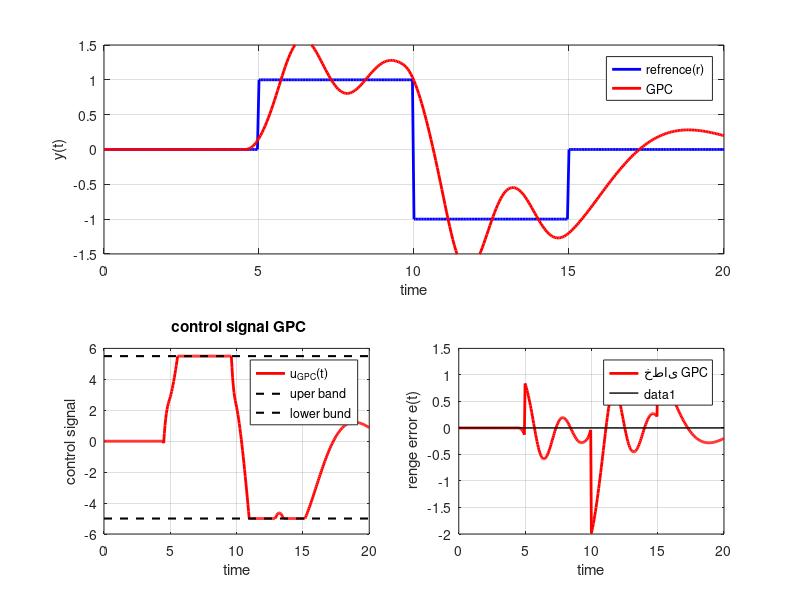

MATLAB code for this plot:
clc; clear; close all;

% =========================================================================
num = 1;
den = [1, 0.7, 5];
G_continuous = tf(num, den);
Ts = 0.05;
G_discrete = c2d(G_continuous, Ts, 'zoh');

% =========================================================================

N1 = 1;  
N2 = 10; 
Nu = 3;
lambda = 0.1;

[A, B, C, D] = ssdata(G_discrete);
n = size(A, 1);

[num_b, den_b] = tfdata(G_discrete, 'v');
B_z = num_b;
A_z = den_b;

A_tilde = conv(A_z, [1, -1]);
A_tilde = A_tilde(2:end);

g = step(G_discrete, (0:N2-1)*Ts);
g = g(2:end); 

G = zeros(N2 - N1 + 1, Nu);
for i = 1:(N2 - N1 + 1)
    for j = 1:Nu
        if i-j+1 > 0 && i-j+1 <= length(g)
            G(i, j) = g(i-j+1);
        end
    end
end

% =========================================================================

t1 = 5; t2 = 10; t3 = 15; t_final = 20;
time = 0:Ts:t_final;
N = length(time);

r = zeros(1, N);
for k = 1:N
    t = time(k);
    if t >= t1 && t < t2
        r(k) = 1;
    elseif t >= t2 && t < t3
        r(k) = -1;
    elseif t >= t3
        r(k) = 0;
    end
end

y_gpc = zeros(N, 1);
u_gpc = zeros(N, 1);
x_state = zeros(n, 1); 
u_prev = 0;
y_prev = 0;

for k = 1:N
    r_future = zeros(N2 - N1 + 1, 1);
    for j = N1:N2
        idx = min(k + j, N);
        r_future(j - N1 + 1) = r(idx);
    end
    
    y_free = 0;
    for j = 1:length(A_tilde)-1
        if k-j > 0
            y_free = y_free - A_tilde(j+1) * y_gpc(k-j);
        end
    end
    for j = 1:length(B_z)
        if k-j > 0
            y_free = y_free + B_z(j) * u_gpc(k-j);
        end
    end

    R = lambda * eye(Nu);
    u_opt = (G' * G + R) \ (G' * (r_future - y_free));
    
    u_gpc(k) = u_opt(1);
    
    u_gpc(k) = max(-5, min(5.5, u_gpc(k)));
    
    x_state = A * x_state + B * u_gpc(k);
    y_gpc(k) = C * x_state + D * u_gpc(k);
end


% =========================================================================

figure('Position', [100, 100, 1400, 900]);

subplot(2,2,[1,2]);
plot(time, r, 'b-', 'LineWidth', 2, 'DisplayName', 'refrence(r)');
hold on;
plot(time, y_gpc, 'r-', 'LineWidth', 2, 'DisplayName', 'GPC');
grid on;
xlabel('time');
ylabel('y(t)');
legend('Location', 'best');
xlim([0, t_final]);
ylim([-1.5, 1.5]);

subplot(2,2,3);
plot(time, u_gpc, 'r-', 'LineWidth', 2, 'DisplayName', 'u_{GPC}(t)');
hold on;
plot([0, t_final], [5.5, 5.5], 'k--', 'LineWidth', 1.5, 'DisplayName', 'uper band');
plot([0, t_final], [-5, -5], 'k--', 'LineWidth', 1.5, 'DisplayName', 'lower bund');
grid on;
xlabel('time');
ylabel('control signal');
title(' control signal GPC');
legend('Location', 'best');
xlim([0, t_final]);

subplot(2,2,4);
error_gpc = r - y_gpc';
plot(time, error_gpc, 'r-', 'LineWidth', 2, 'DisplayName', 'خطای GPC');
hold on;
plot([0, t_final], [0, 0], 'k-', 'LineWidth', 1);
grid on;
xlabel('time');
ylabel(' renge error e(t)');
legend('Location', 'best');
xlim([0, t_final]);

% =========================================================================
IAE_gpc = sum(abs(error_gpc)) * Ts;
ISE_gpc = sum(error_gpc.^2) * Ts;
ITAE_gpc = sum(time' .* abs(error_gpc)) * Ts;

idx1 = find(time >= t1, 1);
idx2 = find(time >= t2, 1);
y_step_gpc = y_gpc(idx1:idx2);
overshoot_gpc = max(0, (max(y_step_gpc) - 1) / 1 * 100);

idx3 = find(time >= t3, 1);
y_step2_gpc = y_gpc(idx2:idx3);
undershoot_gpc = max(0, abs(min(y_step2_gpc) + 1) / 1 * 100);
%%========================================================================

fprintf('\n========== GPC ==========\n');
fprintf('overshot step in t1: %.2f %%\n', overshoot_gpc);
fprintf('overshot step in t2: %.2f %%\n', undershoot_gpc);
fprintf('IAE: %.4f\n', IAE_gpc);
fprintf('ISE: %.4f\n', ISE_gpc);
fprintf('ITAE: %.4f\n', ITAE_gpc(end));
